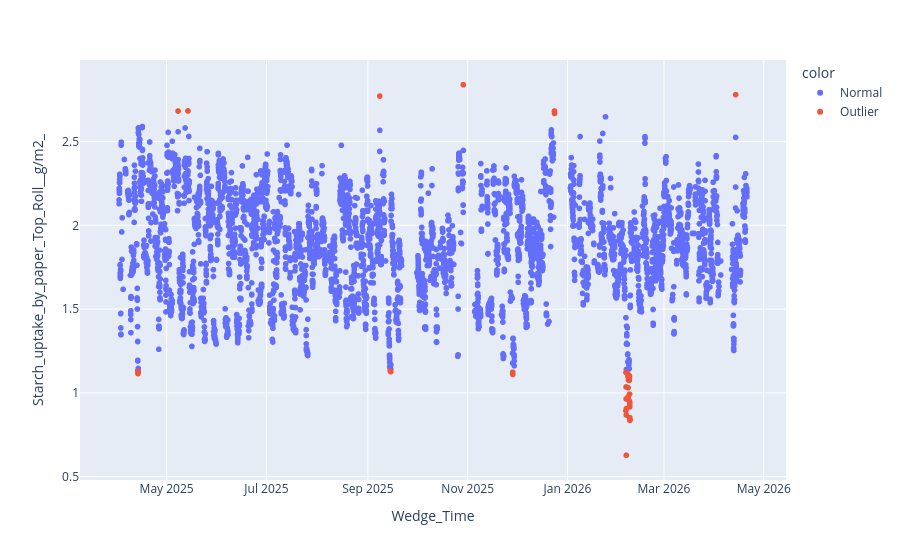

Notebook code cell kept with this figure:
### Code cell
v =  "Starch_uptake_by_paper_Top_Roll__g/m2_"
outlier_flag = detect_outliers(turnup_data,v,
                                    method="iqr",
                                    #group_col="AB_Grade_ID" 
                                    )
turnup_data["outlier"] = outlier_flag

fig = px.scatter(turnup_data.reset_index(), x="Wedge_Time", y=v,  color=turnup_data["outlier"].map({True:"Outlier", False:"Normal"}))
fig.show()

### Figure 1 — Plotly figure (JSON) as saved in the notebook; plotly's stock layout.template omitted (floating-point values rounded to 4 significant figures; data arrays with more than 128 entries replaced by an {"elided": "..."} marker saying what was removed)
{"data": [{"hovertemplate": "color=Normal<br>Wedge_Time=%{x}<br>Starch_uptake_by_paper_Top_Roll__g/m2_=%{y}<extra></extra>", "legendgroup": "Normal", "marker": {"color": "#636efa", "symbol": "circle"}, "mode": "markers", "name": "Normal", "showlegend": true, "type": "scattergl", "x": {"elided": "6303 str values"}, "xaxis": "x", "y": {"elided": "6303 float values"}, "yaxis": "y"}, {"hovertemplate": "color=Outlier<br>Wedge_Time=%{x}<br>Starch_uptake_by_paper_Top_Roll__g/m2_=%{y}<extra></extra>", "legendgroup": "Outlier", "marker": {"color": "#EF553B", "symbol": "circle"}, "mode": "markers", "name": "Outlier", "showlegend": true, "type": "scattergl", "x": ["2025-04-13T10:56:30", "2025-04-13T11:45:30", "2025-04-13T13:23:30", "2025-04-13T14:12:30", "2025-05-07T23:06:30", "2025-05-14T00:48:30", "2025-09-08T07:00:00", "2025-09-14T14:57:30", "2025-09-14T21:28:30", "2025-09-15T00:44:30", "2025-10-29T07:26:30", "2025-11-28T12:30:30", "2025-11-28T13:23:30", "2025-11-28T14:16:30", "2025-12-24T01:24:30", "2025-12-24T02:13:30", "2026-02-05T16:59:30", "2026-02-05T18:36:30", "2026-02-05T19:34:30", "2026-02-05T20:16:30", "2026-02-05T22:19:30", "2026-02-05T23:17:30", "2026-02-06T00:14:30", "2026-02-06T21:36:30", "2026-02-06T23:46:30", "2026-02-07T01:18:30", "2026-02-07T02:20:30", "2026-02-07T03:22:30", "2026-02-07T04:24:30", "2026-02-07T05:54:30", "2026-02-07T06:57:30", "2026-02-07T07:58:30", "2026-02-07T09:00:00", "2026-02-07T11:01:30", "2026-02-07T18:22:30", "2026-02-07T19:15:30", "2026-02-07T20:07:30", "2026-02-07T20:46:30", "2026-02-07T21:34:30", "2026-02-07T22:23:30", "2026-02-07T23:12:30", "2026-02-08T00:01:30", "2026-02-08T00:49:30", "2026-02-08T01:38:30", "2026-02-08T02:27:30", "2026-02-08T03:16:30", "2026-02-08T04:05:30", "2026-02-08T04:53:30", "2026-02-08T05:34:30", "2026-04-13T19:44:30"], "xaxis": "x", "y": [1.128, 1.115, 1.122, 1.127, 2.682, 2.683, 2.771, 1.131, 1.127, 1.127, 2.839, 1.124, 1.118, 1.11, 2.682, 2.668, 0.8939, 1.122, 1.035, 0.9638, 0.6277, 0.868, 0.9061, 1.114, 1.097, 1.031, 0.9766, 0.9718, 0.9668, 1.097, 1.076, 1.088, 1.09, 1.087, 1.096, 1.074, 1.085, 1.102, 1.096, 0.9924, 0.9483, 0.9394, 0.9303, 0.9166, 0.8426, 0.8522, 0.8355, 0.8416, 0.8401, 2.78], "yaxis": "y"}], "layout": {"legend": {"title": {"text": "color"}, "tracegroupgap": 0}, "margin": {"t": 60}, "xaxis": {"anchor": "y", "domain": [0, 1], "title": {"text": "Wedge_Time"}}, "yaxis": {"anchor": "x", "domain": [0, 1], "title": {"text": "Starch_uptake_by_paper_Top_Roll__g/m2_"}}}}
